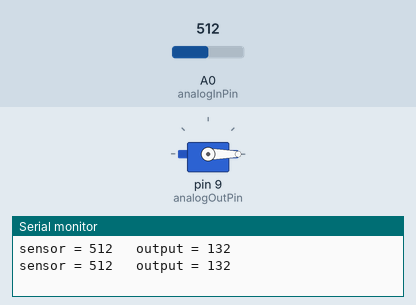
Bench run of a sketch on a simulated Arduino Uno, built with avr-gcc and run on an emulated ATmega328P. Parts: servo, the last lines printed to the serial monitor. The inputs (shaded band) are chosen by the test bench; at power-on: A0 (analogInPin) = 512.

Above: at 2.3 s.
2.4 s: A0 (analogInPin) set to 21
4.5 s: A0 (analogInPin) set to 17
At 5.02 s:
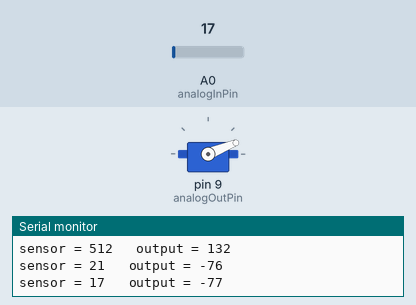
At 5.62 s:
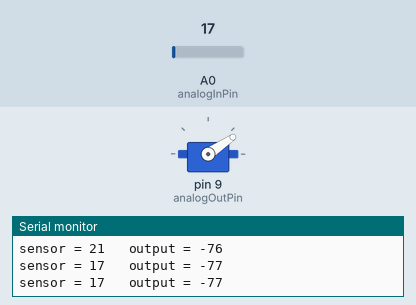
Timing chart, 0 to 14.7 s (numbered marks = the images above; inputs shaded):
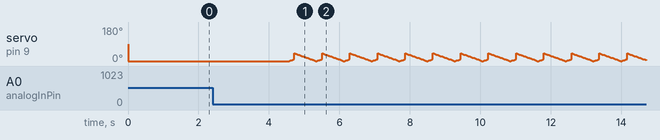

Measured:
- the behaviour switches between 20 and 19 on A0 (analogInPin) (found by bisection; images 0 and 1)

The sketch:

week03Homework.ino
```cpp
//  Ashley Sagar
//  Week 03 homework
//
//
//  A box that subverts?

//  This box has a noise happening when it's closed but when you approach and open the
//  lid the noise ceases.
//

// Most of the code below has been adapted from the example files AnalogInOutSerial and ]
//  Servo Sweep.


#include <Servo.h>


//code taken from servo example
Servo myservo;  // create servo object to control a servo
// twelve servo objects can be created on most boards
int pos = 0;    // variable to store the servo position


// These constants won't change. They're used to give names to the pins used:
const int analogInPin = A0;  // Analog input pin that the potentiometer is attached to
const int analogOutPin = 9; // Analog output pin that the LED is attached to

int sensorValue = 0;        // value read from the pot
int outputValue = 0;        // value output to the PWM (analog out)


void setup() {
  myservo.attach(9);  // attaches the servo on pin 9 to the servo object
  // declare the ledPin as an OUTPUT:

  Serial.begin(9600);
}

void loop() {


  /////LDR functionality ** taken from analogIOSerial

    // read the analog in value:
  sensorValue = analogRead(analogInPin);
  // map it to the range of the analog out:
  outputValue = map(sensorValue, 200, 800, 0, 255); // here I changed the sensor value to something that works better with the servo

  // change the analog out value:
  analogWrite(analogOutPin, outputValue);

  // print the results to the Serial Monitor:
  Serial.print("sensor = ");
  Serial.print(sensorValue);
  Serial.print("\t output = ");
  Serial.println(outputValue);

  // wait 2 milliseconds before the next loop for the analog-to-digital
  // converter to settle after the last reading:
  delay(2);


//  The only thing I really did with this code was to add the forloops into an
//  if and else conditional and change the rotation value.
if(sensorValue < 20){
    for (pos = 0; pos <= 10; pos += 1) { // goes from 0 degrees to 180 degrees
    // in steps of 1 degree
    myservo.write(pos);              // tell servo to go to position in variable 'pos'
    delay(15);                       // waits 15 ms for the servo to reach the position
  }
  for (pos = 40; pos >= 0; pos -= 1) { // goes from 180 degrees to 0 degrees
    myservo.write(pos);              // tell servo to go to position in variable 'pos'
    delay(15);                       // waits 15 ms for the servo to reach the position
  }
}
  else{
       for (pos = 0; pos <= 0; pos += 1) { // goes from 0 degrees to 180 degrees
    // in steps of 1 degree
    myservo.write(pos);              // tell servo to go to position in variable 'pos'
    delay(1500);                       // waits 15 ms for the servo to reach the position
  }
  for (pos = 0; pos >= 0; pos -= 1) { // goes from 180 degrees to 0 degrees
    myservo.write(pos);              // tell servo to go to position in variable 'pos'
    delay(15);                       // waits 15 ms for the servo to reach the position
  }

    }

}
```
